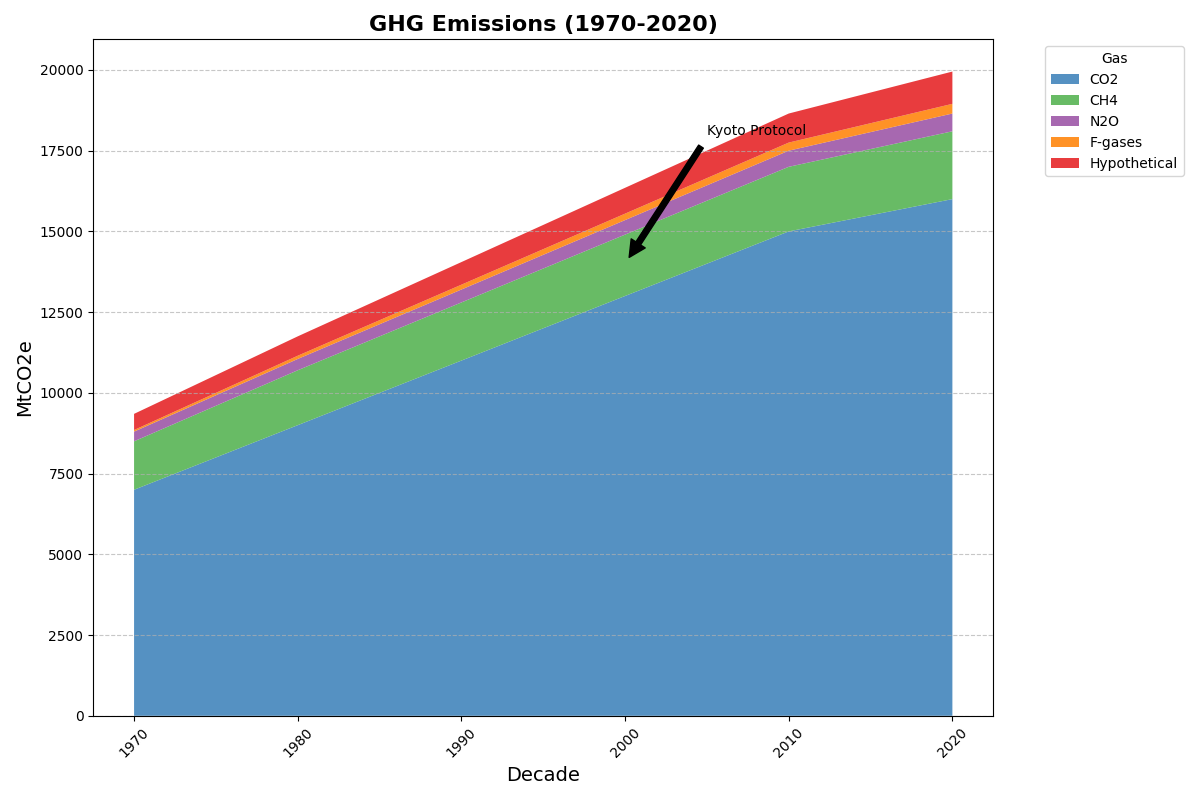

The script that drew this image:
import matplotlib.pyplot as plt
import numpy as np

# Define decades
decades = np.array([1970, 1980, 1990, 2000, 2010, 2020])

# Emissions data
co2_emissions = np.array([7000, 9000, 11000, 13000, 15000, 16000])
ch4_emissions = np.array([1500, 1700, 1800, 1900, 2000, 2100])
n2o_emissions = np.array([300, 350, 400, 450, 500, 550])
fgases_emissions = np.array([50, 100, 150, 200, 250, 300])

# Additional made-up data series for hypothetical emissions
hypothetical_emissions = np.array([500, 600, 700, 800, 900, 1000])

emissions_data = np.vstack([
    co2_emissions, ch4_emissions, n2o_emissions, fgases_emissions, hypothetical_emissions
])
new_colors = ['#377eb8', '#4daf4a', '#984ea3', '#ff7f00', '#e41a1c']  # Updated color set

fig, ax = plt.subplots(figsize=(12, 8))

ax.stackplot(decades, emissions_data, labels=['CO2', 'CH4', 'N2O', 'F-gases', 'Hypothetical'], colors=new_colors, alpha=0.85)
ax.set_title('GHG Emissions (1970-2020)', fontsize=16, fontweight='bold')
ax.set_xlabel('Decade', fontsize=14)
ax.set_ylabel('MtCO2e', fontsize=14)

ax.legend(title='Gas', loc='upper left', bbox_to_anchor=(1.05, 1))
ax.yaxis.grid(True, linestyle='--', alpha=0.7)
ax.set_xticks(decades)
ax.set_xticklabels(decades, rotation=45)

ax.annotate('Kyoto Protocol', xy=(2000, 14000), xytext=(2005, 18000),
            arrowprops=dict(facecolor='black', shrink=0.05), fontsize=10, color='black')

plt.tight_layout()
plt.show()
